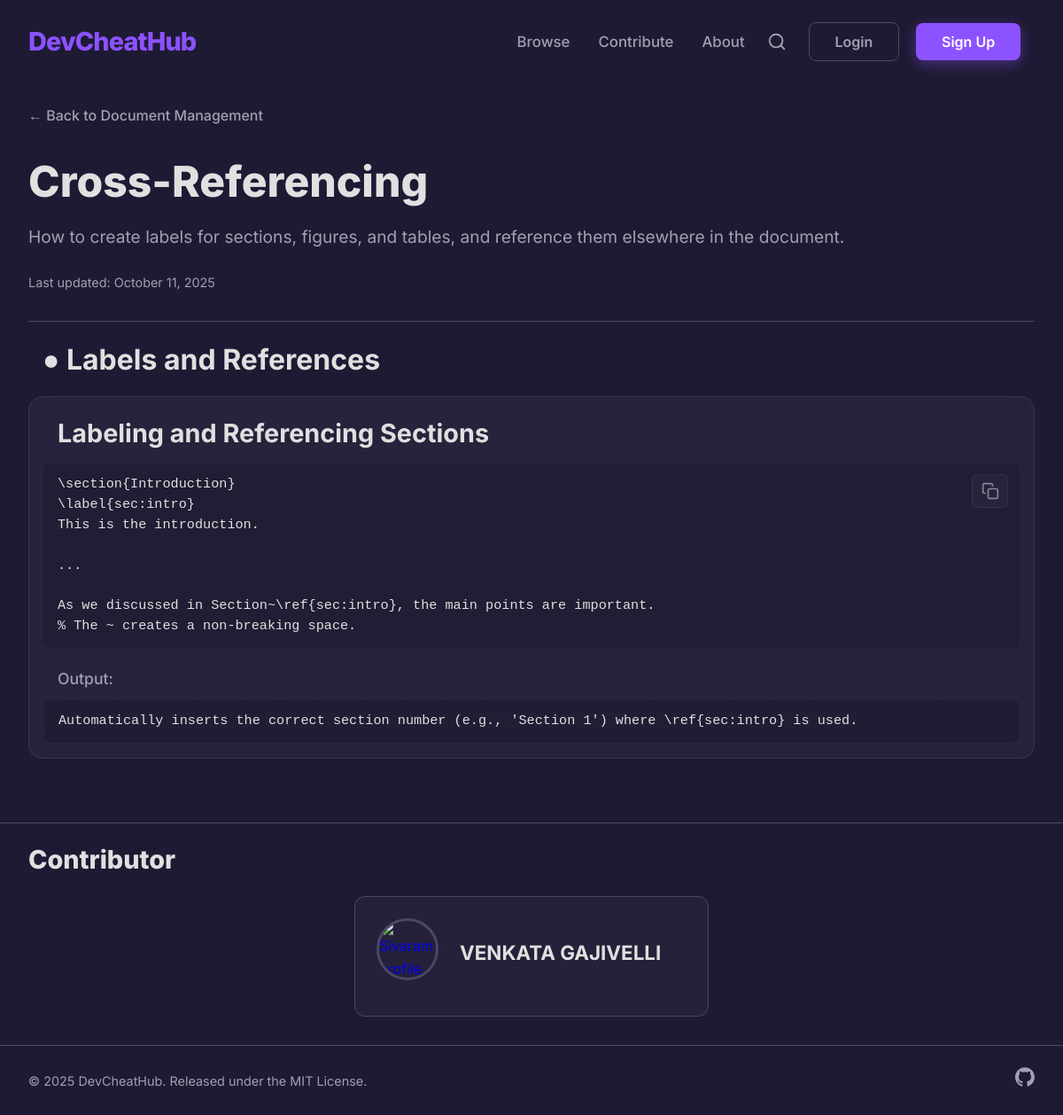
Page /cheatsheet/cross-referencing/ on the committed database.
### core/models.py (models this page shows, shortened)
class CheatSheet(models.Model):
    STATUS_CHOICES = [
        ('PENDING', 'Pending Review'),
        ('APPROVED', 'Approved'),
        ('REJECTED', 'Rejected'),
    ]
    author = models.ForeignKey(User, on_delete=models.CASCADE)
    category = models.ForeignKey(Category, related_name="cheatsheets", on_delete=models.CASCADE)
    title = models.CharField(max_length=200)
    description = models.TextField(help_text="A brief description of the cheatsheet.")
    status = models.CharField(max_length=10, choices=STATUS_CHOICES, default='PENDING')
    slug = models.SlugField(max_length=200, unique=True, blank=True)
    created_at = models.DateTimeField(auto_now_add=True)
    updated_at = models.DateTimeField(auto_now=True)
    content = models.JSONField(default=dict)

class Category(models.Model):
    name = models.CharField(max_length=100)
    slug = models.SlugField(max_length=100, unique=True, blank=True)
    parent = models.ForeignKey(
        'self',
        on_delete=models.CASCADE,
        null=True,
        blank=True,
        related_name='subcategories'
    )
    order = models.PositiveIntegerField(default=0)
    icon = models.FileField(upload_to='category_icons/', null=True, blank=True)
    class Meta:
        verbose_name_plural = "Categories"
        ordering = ['order']
        unique_together = ('parent', 'name')

### core/views.py (the view)
# urls.py: path('cheatsheet/<slug:cheatsheet_slug>/', views.cheatsheet_detail, name='cheatsheet_detail'),
def cheatsheet_detail(request, cheatsheet_slug):
    cheatsheet = get_object_or_404(CheatSheet, slug=cheatsheet_slug)
    context = {
        'cheatsheet': cheatsheet
    }
    return render(request, 'core/cheatsheet_detail.html', context)

### users/models.py (called while the page is built)
    @property
    def avatar_url(self):
        if self.profile_picture and hasattr(self.profile_picture, 'url'):
            return self.profile_picture.url
        else:
            return "https://res.cloudinary.com/dmphcbabx/image/upload/v1760011808/default_ycnnid.svg"

### templates/core/cheatsheet_detail.html (shortened to what this page needs)
{% extends "base.html" %}
{% load static %}
{% block content %}
<div class="container">
    <a href="{% url 'category_detail' cheatsheet.category.slug %}" class="breadcrumb">&larr; Back to {{ cheatsheet.category.name }}</a>
    <h1 class="page-title">{{ cheatsheet.title }}</h1>
    <p class="cheatsheet-description">{{ cheatsheet.description }}</p>
    <small class="timestamp">Last updated: {{ cheatsheet.updated_at|date:"F j, Y" }}</small>
    <hr class="separator">
    {% for section in cheatsheet.content.sections %}
        <h1 style="margin-left: 1rem;">●  {{ section.section_title }}</h1>
        {% for sub_section in section.sub_sections %}
            <div class="snippet-container">
                <h2>{{ sub_section.sub_section_heading }}</h2>
                <div class="code-block-wrapper">
                    <div class="code-block">
                        <button class="copy-btn" title="Copy to clipboard">
                        </button>
                        <pre><code class="language-{{ sub_section.language }}">{{ sub_section.code }}</code></pre>
                    </div>
                </div>
                {% if sub_section.output %}
                    <h3>Output:</h3>
                    <div class="class.code-block-wrapper">
                        <div class="code-block output-block">
                            <pre><code class="nohighlight">{{ sub_section.output }}</code></pre>
                        </div>
                    </div>
                {% endif %}
            </div>
        {% endfor %}
    {% endfor %}
</div>
<hr class="separator">
<div class="contributor-section">
    <h2 class="contributor-section-title" style="margin-left: 2rem; text-align: left; font-size: 1.8rem;">Contributor</h2>
    <a href="{% url 'profile' cheatsheet.author.username %}" class="contributor-link">
        <div class="contributor-card">
            <img class="profile-picture" src="{{ cheatsheet.author.profile.avatar_url }}" alt="{{ cheatsheet.author.username }}'s profile picture">
            <div class="contributor-info" style="color: #8C52FF;">
                <h3 class="contributor-name">{{ cheatsheet.author.get_full_name|default:cheatsheet.author.username }}</h3>
            </div>
        </div>
    </a>
</div>
{% endblock %}

### static/css/styles.css (style rules this page uses)
:root { --primary-bg: #1E1A33; --secondary-bg: #2C2842; --accent-color: #8C52FF; --text-primary: #E0E0E0; --text-secondary: #A0A0B0; --card-bg: #2C2842; --border-color: #4C4862; --code-bg: #211D34; --gradient-start: #8C52FF; --gradient-end: #00C2FF; --btn-hover-border: #00C2FF; }
body { background-color: var(--primary-bg); color: var(--text-primary); font-family: 'Inter', sans-serif, -apple-system, BlinkMacSystemFont, "Segoe UI", Roboto, Helvetica, Arial, "Apple Color Emoji", "Segoe UI Emoji", "Segoe UI Symbol"; margin: 0; font-size: 16px; line-height: 1.6; -webkit-font-smoothing: antialiased; -moz-osx-font-smoothing: grayscale; pointer-events: none; user-select: none; -webkit-user-select: none; }
h1, h2, h3, h4, h5, h6 { color: var(--text-primary); line-height: 1.2; margin-top: 0; }
p { color: var(--text-secondary); }
.container { max-width: 1200px; margin: 0 auto; padding: 1.5rem 2rem; }
.separator { background-color: var(--border-color); height: 1px; border: none; margin: 1.5rem 0; }
#particles-js, .main-header, .btn, a, button, input, textarea, .card, .snippet-container, .CodeMirror { pointer-events: auto; }
.code-block pre code, .output-block pre code, input, textarea { user-select: text; -webkit-user-select: text; }
.snippet-container { background-color: rgba(44, 40, 66, 0.65); -webkit-backdrop-filter: blur(12px); backdrop-filter: blur(12px); border: 1px solid rgba(76, 72, 98, 0.5); border-radius: 16px; padding: 1rem; margin-bottom: 1.5rem; }
.snippet-container h2 { margin: 0.5rem 0 1rem 1rem; color: var(--text-primary); font-size: 1.8rem; }
.snippet-container h3 { margin: 1.5rem 0 0.8rem 1rem; color: var(--text-secondary); font-size: 1.1rem; font-weight: 500; }
.code-block-wrapper { position: relative; margin-bottom: 0.5rem; }
.code-block { background-color: var(--code-bg) !important; border-radius: 8px; overflow-x: auto; padding: 0; }
.code-block pre { margin: 0; padding: 0.8rem 3.5rem 0.8rem 1rem; font-size: 0.95rem; line-height: 1.5; font-family: 'Fira Code', 'JetBrains Mono', 'Courier New', monospace; }
.code-block.output-block pre { background-color: rgba(33, 29, 52, 0.8); border: 1px dashed rgba(76, 72, 98, 0.3); border-radius: 8px; }
pre code { background-color: var(--code-bg) !important; }
.copy-btn { position: absolute; top: 0.8rem; right: 0.8rem; background-color: rgba(44, 40, 66, 0.8); -webkit-backdrop-filter: blur(5px); backdrop-filter: blur(5px); color: var(--text-secondary); border: 1px solid rgba(76, 72, 98, 0.5); border-radius: 6px; padding: 0.5rem 0.6rem; cursor: pointer; display: inline-flex; align-items: center; opacity: 0.8; transition: all 0.2s ease; z-index: 10; }
.page-title { font-size: 3rem; font-weight: 800; color: var(--text-primary); margin-bottom: 1rem; border-bottom: none; }
.cheatsheet-description { font-size: 1.2rem; margin-bottom: 1.5rem; }
.timestamp { font-size: 0.9rem; display: block; margin-bottom: 2rem; color: var(--text-secondary); }
.breadcrumb { color: var(--text-secondary); text-decoration: none; display: inline-flex; align-items: center; margin-bottom: 2rem; font-weight: 500; }
html { height: 100%; box-sizing: border-box; }
*, *::before, *::after { box-sizing: inherit; }
body { display: flex; flex-direction: column; min-height: 100vh; }
.profile-picture { width: 150px; height: 150px; border-radius: 50%; object-fit: cover; margin-bottom: 1rem; }
.profile-picture { width: 120px; height: 120px; border-radius: 50%; object-fit: cover; border: 3px solid var(--border-color); }
.contributor-section { margin-top: 1rem; }
.contributor-card { display: flex; align-items: center; gap: 1.5rem; background-color: rgba(44, 40, 66, 0.5); padding: 1.5rem; border-radius: 12px; border: 1px solid var(--border-color); max-width: 400px; margin: auto; }
.contributor-card .profile-picture { width: 70px; height: 70px; flex-shrink: 0; }
.contributor-name { margin: 0 0 0.5rem 0; font-size: 1.4rem; color: var(--text-primary); }
.contributor-section-title { font-size: 2.5rem; font-weight: 800; text-align: center; position: relative; }
.contributor-link { text-decoration: none; }

### rows in the picture
CheatSheet: category.name "Document Management", title "Cross-Referencing", description "How to create labels for sections, figures, and tables, and reference them elsewhere in the document.", updated_at "October 11, 2025", author.get_full_name "VENKATA GAJIVELLI"

### other values in the picture
{{ section.section_title }} "Labels and References"
{{ sub_section.sub_section_heading }} "Labeling and Referencing Sections"
{{ sub_section.code }} "\\section{Introduction} \\label{sec:intro} This is the introduction. ... As we discussed in Section~\\ref{sec:intro}, the main points are important. % The ~ creates a non-breaking space."
{{ sub_section.output }} "Automatically inserts the correct section number (e.g., 'Section 1') where \\ref{sec:intro} is used."
